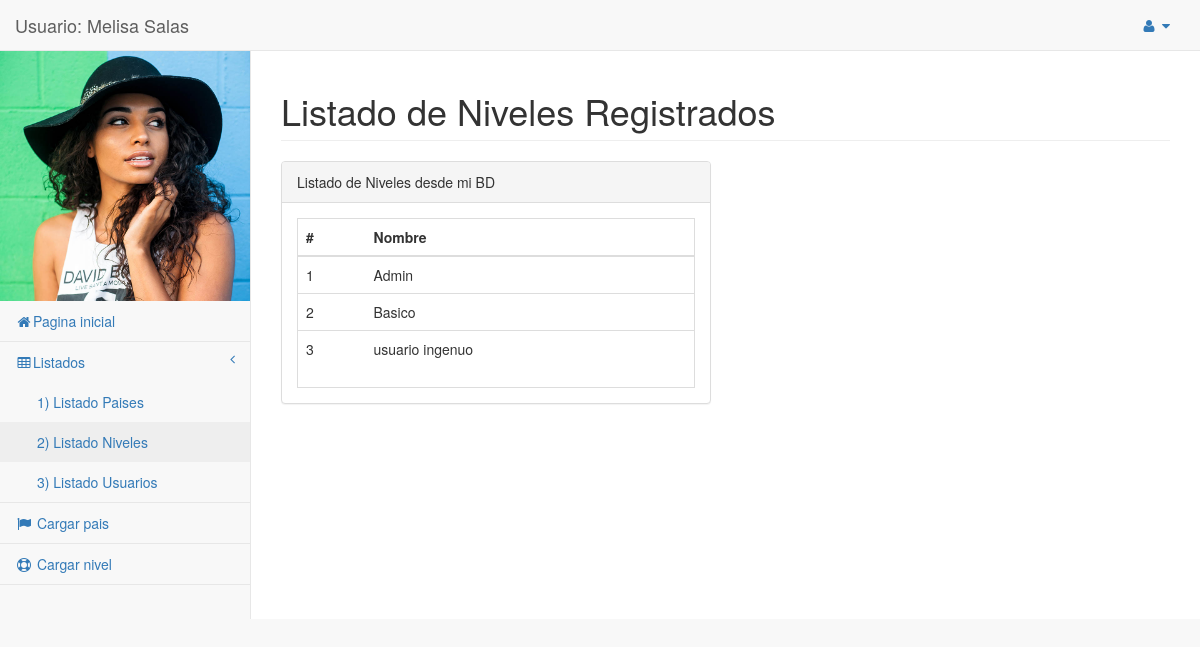
Page /listado_niveles1.php (signed in) on the committed database.
### tables this page shows
CREATE TABLE IF NOT EXISTS `niveles` (
  `id` int(11) NOT NULL AUTO_INCREMENT,
  `denominacion` varchar(50) NOT NULL,
  PRIMARY KEY (`id`)
);

### funciones/select_niveles.php (called while the page is built)
<?php
function Listar_Niveles($vConexion) {
    $Listado=array();
        $SQL = "SELECT * FROM niveles ORDER BY denominacion";
        $rs = mysqli_query($vConexion, $SQL);
        $i=0;
        while ($data = mysqli_fetch_array($rs)) {
            $Listado[$i]['ID'] = $data['id'];
            $Listado[$i]['NOMBRE'] = $data['denominacion'];
            $i++;
        }
    return $Listado;
}

### listado_niveles1.php (the view, shortened to what this page needs)
<?php
$MiConexion = ConexionBD();
require_once 'funciones/select_niveles.php';
$ListadoNiveles = Listar_Niveles($MiConexion);
$CantidadNiveles = count($ListadoNiveles);
?>
<?php require_once 'header.inc.php'; ?>
</head>
<body>
    <div id="wrapper">
        <nav class="navbar navbar-default navbar-static-top" role="navigation" style="margin-bottom: 0">
            <div class="navbar-header">
                <a class="navbar-brand" href="index.php">
                Usuario:  <?php echo $_SESSION['Usuario_Nombre'].' '.$_SESSION['Usuario_Apellido']; ?>
                </a>
            </div>
            <?php require_once 'user.inc.php'; ?>
            <?php require_once 'menu.inc.php'; ?>
        </nav>
        <div id="page-wrapper">
            <div class="row">
                <div class="col-lg-12">
                    <h1 class="page-header">Listado de Niveles Registrados</h1>
                </div>
            </div>
            <div class="row">
                <div class="col-lg-6">
                    <div class="panel panel-default">
                        <div class="panel-heading">
                            Listado de Niveles desde mi BD
                        </div>
                        <div class="panel-body">
                            <div class="table-responsive table-bordered">
                                <table class="table">
                                    <thead>
                                        <tr>
                                            <th>#</th>
                                            <th>Nombre</th>
                                        </tr>
                                    </thead>
                                    <tbody>
                                        <?php for ($i=0; $i<$CantidadNiveles; $i++) { ?>
                                            <tr>
                                            <td><?php echo $ListadoNiveles[$i]['ID']; ?></td>
                                            <td><?php echo $ListadoNiveles[$i]['NOMBRE']; ?></td>
                                            </tr>
                                        <?php } ?>
                                    </tbody>
                                </table>
                            </div>
                        </div>
                    </div>
                </div>
            </div>
                </div>
            </div>
<?php require_once 'footer.inc.php'; ?>

### rows in the picture
niveles: id "1", denominacion "Admin"
niveles: id "2", denominacion "Basico"
niveles: id "3", denominacion "usuario ingenuo"

### other values in the picture
$_SESSION['Usuario_Nombre'] "Melisa"
$_SESSION['Usuario_Apellido'] "Salas"
